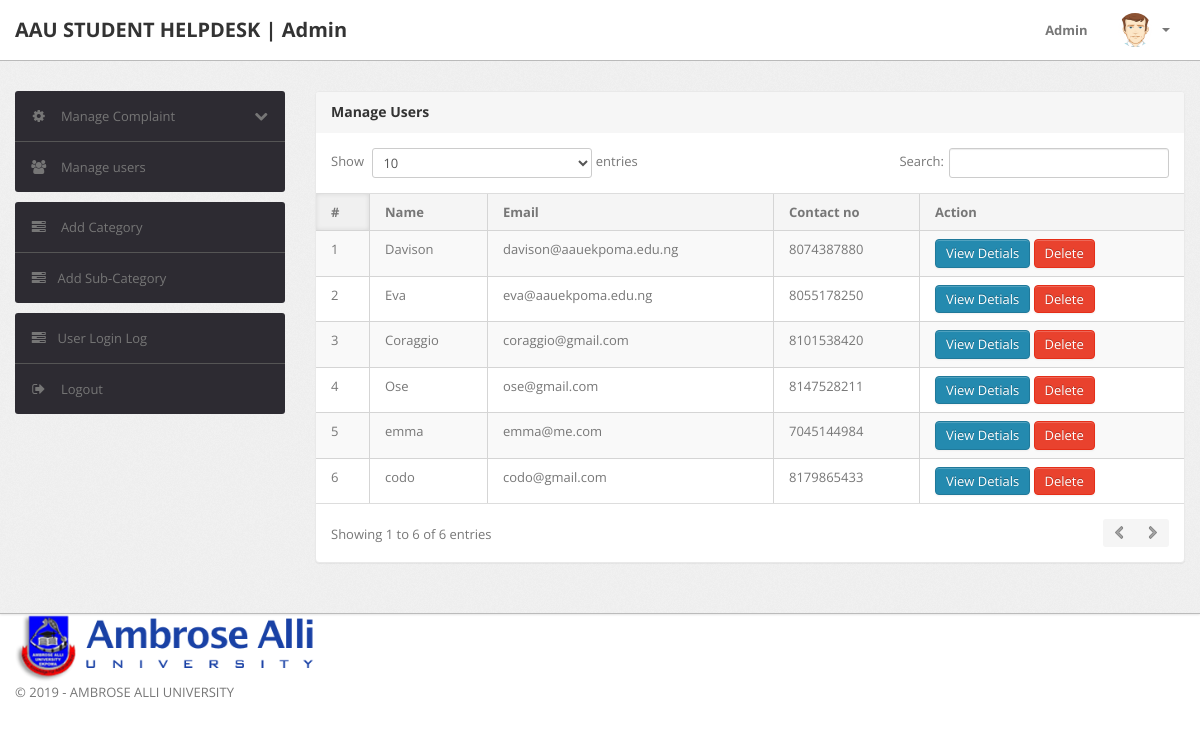
The page /admin/manage-users.php (signed in) on the database its author committed.
### tables this page shows
CREATE TABLE IF NOT EXISTS `users` (
  `id` int(11) NOT NULL AUTO_INCREMENT,
  `fullName` varchar(255) DEFAULT NULL,
  `userEmail` varchar(255) DEFAULT NULL,
  `password` varchar(255) DEFAULT NULL,
  `contactNo` bigint(11) DEFAULT NULL,
  `address` tinytext,
  `State` varchar(255) DEFAULT NULL,
  `country` varchar(255) DEFAULT NULL,
  `pincode` int(6) DEFAULT NULL,
  `userImage` varchar(255) DEFAULT NULL,
  `updationDate` timestamp NULL DEFAULT '0000-00-00 00:00:00' ON UPDATE CURRENT_TIMESTAMP,
  `status` int(1) DEFAULT NULL,
  PRIMARY KEY (`id`)
);

### admin/manage-users.php (the view, shortened to what this page needs)
<?php
include('include/config.php');
include('../users/favicon.php');
if(strlen($_SESSION['alogin'])==0)
	{
header('location:index.php');
}
else{
?>
<!DOCTYPE html>
<html lang="en">
<head>
	<link type="text/css" href="bootstrap/css/bootstrap.min.css" rel="stylesheet">
	<link type="text/css" href="bootstrap/css/bootstrap-responsive.min.css" rel="stylesheet">
	<link type="text/css" href="css/theme.css" rel="stylesheet">
	<link type="text/css" href="images/icons/css/font-awesome.css" rel="stylesheet">
</head>
<body>
<?php include('include/header.php');?>
	<div class="wrapper">
		<div class="container">
			<div class="row">
<?php include('include/sidebar.php');?>
			<div class="span9">
					<div class="content">
	<div class="module">
							<div class="module-head">
								<h3>Manage Users</h3>
							</div>
							<div class="module-body table">
								<table cellpadding="0" cellspacing="0" border="0" class="datatable-1 table table-bordered table-striped	 display" width="100%">
									<thead>
										<tr>
											<th>#</th>
											<th> Name</th>
											<th>Email </th>
											<th>Contact no</th>
											<th>Action</th>
										</tr>
									</thead>
									<tbody>
<?php $query=mysqli_query($con,"select * from users");
$cnt=1;
while($row=mysqli_fetch_array($query))
{
?>
										<tr>
											<td><?php echo htmlentities($cnt);?></td>
											<td><?php echo htmlentities($row['fullName']);?></td>
											<td><?php echo htmlentities($row['userEmail']);?></td>
											<td> <?php echo htmlentities($row['contactNo']);?></td>
<td><a href="javascript:void(0);" onClick="popUpWindow('userprofile.php?uid=<?php echo htmlentities($row['id']);?>');" title="View Details">
<button type="button" class="btn btn-primary">View Detials</button>
											</a>
<a href="manage-users.php?uid=<?php echo htmlentities($row['id']);?>&&action=del" title="Delete" onClick="return confirm('Do you really want to delete ?')">
<button type="button" class="btn btn-danger">Delete</button></a>
										</td>
										<?php $cnt=$cnt+1; } ?>
								</table>
							</div>
						</div>
					</div>
				</div>
			</div>
		</div>
	</div>
<?php include('include/footer.php');?>
</body>
<?php } ?>

### rows shown on the page
users: fullName "Davison", userEmail "davison@aauekpoma.edu.ng", contactNo "8074387880"
users: fullName "Eva", userEmail "eva@aauekpoma.edu.ng", contactNo "8055178250"
users: fullName "Coraggio", userEmail "coraggio@gmail.com", contactNo "8101538420"
users: fullName "Ose", userEmail "ose@gmail.com", contactNo "8147528211"
users: fullName "emma", userEmail "emma@me.com", contactNo "7045144984"
users: fullName "codo", userEmail "codo@gmail.com", contactNo "8179865433"
